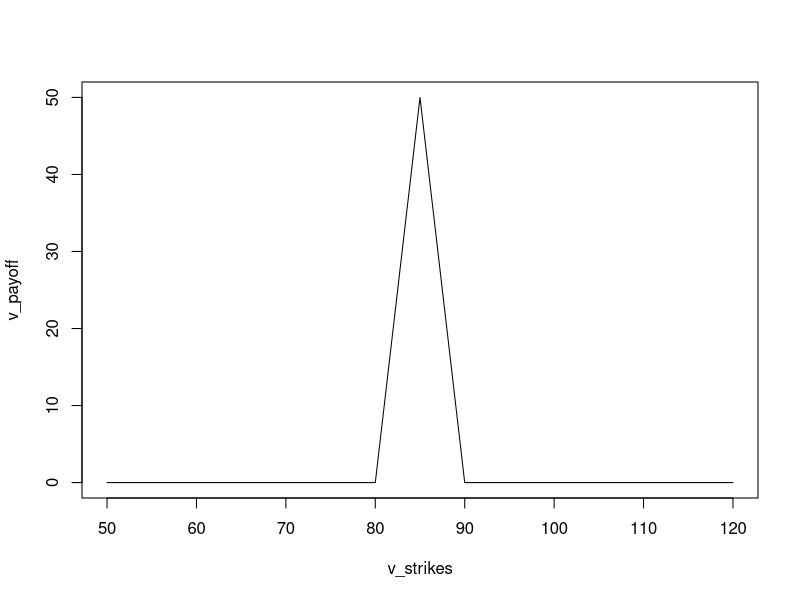

Generate this figure with R:
#EX.1

CallPayoff = function(ST, K, is_long=TRUE) {
  if(is_long)
    payoff = pmax(ST-K, 0)
  else
    payoff = K-ST
  return(payoff)
}



ButterflyPayoff = function(ST, K1, K2) {
 

  J = H = 10
  w = J / (J+H)
  K = w * K1 + (1 - w) * K2
  payoff = J * pmax(ST-K1,0) - (J+H) * pmax(ST-K, 0) + H*pmax(ST-K2, 0)
  return (payoff)
}


ButterflyChart = function(K1, K2, MIN=0, MAX=200) {
  v_payoff = c()
  v_strikes = c()
  for (ST in MIN:MAX){
    payoff = ButterflyPayoff(ST, K1, K2)
    v_payoff[ST] = payoff
    v_strikes[ST] = ST
  }
  #print('   MIN:MAX', length(MIN:MAX), '   v_payoff', length(v_payoff))
  plot(x=v_strikes, y=v_payoff, type="l")
}

# Payoff of a Call Option
CallPayoff(ST=100, K=20)

# Payoff of a Buttefly Strategy
ButterflyChart(K1=80,K2=90, MIN=50, MAX=120)
